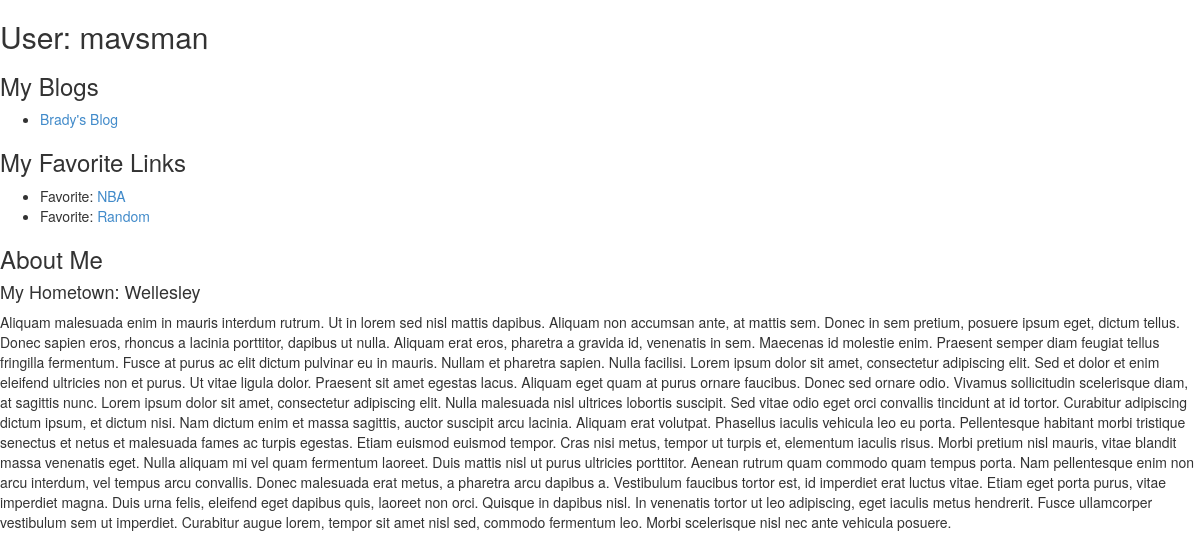
The page /dblog/mavsman/ on the database its author committed.
### dblog/models.py (models this page shows, shortened)
class Author(models.Model):
	authorID = models.CharField(max_length=50)
	lastName = models.CharField(max_length=50)
	firstName = models.CharField(max_length=50)

class Blog(models.Model):
	blogID = models.CharField(max_length=50)
	authorID = models.ForeignKey(Author, related_name='author_blog')
	title = models.CharField(max_length=120)
	subtitle = models.CharField(max_length=120, null=True, blank=True)
	editor = models.ForeignKey(Author, null=True, blank=True, related_name='author_blog_editor')

class FavoriteLink(models.Model):
	authorID = models.ForeignKey(Author, related_name='author_favoriteLink')
	title = models.CharField(max_length=256)
	description = models.TextField(null=True, blank=True)
	URL = models.CharField(max_length=256)

class Bio(models.Model):
	authorID = models.ForeignKey(Author, related_name='author_bio')
	title = models.CharField(max_length=256, null=True, blank=True)
	subtitle = models.CharField(max_length=256, null=True, blank=True)
	body = models.TextField()
	hometown = models.CharField(max_length=50)
	hobbies = models.TextField()

### dblog/views.py (the view)
# urls.py: url(r'^(?P<author_ID>\w+)/$', views.detail, name='detail'),
def detail(request, author_ID):
	author = get_object_or_404(Author, authorID__exact=author_ID)
	blog_list = Blog.objects.order_by('title')
	link_list = FavoriteLink.objects.order_by('authorID')
	bio_list = Bio.objects.order_by('authorID')
	return render(request, 'dblog/detail.html', {'author': author, 'blog_list': blog_list, 'link_list': link_list, 'bio_list': bio_list})

### dblog/templates/dblog/detail.html
{% load staticfiles %}
<link rel="stylesheet" type="text/css" href="{% static 'dblog/style.css' %}"/>
<link rel="stylesheet" type="text/css" href="{% static 'dblog/bootstrap.min.css' %}"/>
<h2>User: {{ author.authorID }}</h2>
<h3>My Blogs</h3>
<ul>
{% for blog in blog_list %}
	{% if blog.authorID == author %}
    <li><a href="{{ blog.blogID }}">{{ blog.title }}</a></li>
	{% endif %}
{% endfor %}
</ul>
<h3>My Favorite Links</h3>
<ul>
{% for favoritelink in link_list %}
	{% if favoritelink.authorID == author %}
    <li> Favorite: <a href="{{ favoritelink.URL }}">{{ favoritelink.title }}</a></li>
	{% endif %}
{% endfor %}
</ul>
<h3>About Me</h3>
{% for bio in bio_list %}
	{% if bio.authorID == author %}
    	<h4>
    		My Hometown: {{ bio.hometown}}
    	</h4>
    	<p>
    		{{ bio.body }}
    	</p>
	{% endif %}
{% endfor %}

### rows shown on the page
Author: authorID "mavsman"
Blog: title "Brady's Blog"
FavoriteLink: title "NBA"
FavoriteLink: title "Random"
Bio: hometown "Wellesley", body "Aliquam malesuada enim in mauris interdum rutrum. Ut in lorem sed nisl mattis dapibus. Aliquam non accumsan ante, at mattis sem. Donec in sem pretium, posuere ipsum eget, dictum tellus. Donec sapien eros, rhoncus a lacinia porttitor, dapibus ut nulla. Aliquam erat eros, pharetra a gravida id, venenatis in sem. Maecenas id molestie enim. Praesent semper diam feugiat tellus fringilla fermentum. Fusce at purus ac elit dictum pulvinar eu in mauris. Nullam et pharetra sapien. Nulla facilisi. Lorem ipsum dolor sit amet, consectetur adipiscing elit. Sed et dolor et enim eleifend ultricies non et purus. Ut vitae ligula dolor. Praesent sit amet egestas lacus. Aliquam eget quam at purus ornare…"
